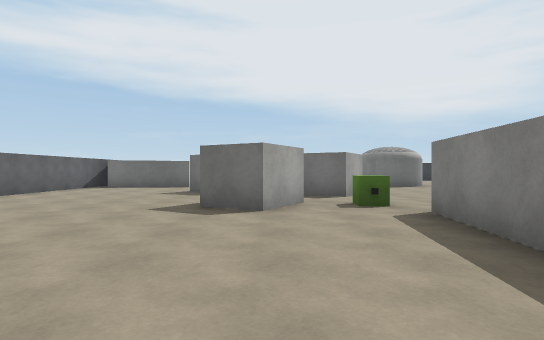
[1] (above)

22 first-person views from a walk through a scene from a Unity 3-D project. The camera is 1.2 m above the floor, looks level and sees 80° across. The floor is counted in squares, 2 m on a side. Each view is taken from the middle of a square. On the plan, view 1 faces up. The plan holds only what a view shows up to about 10 squares ahead; the rest is blank. Surface patterns are stand-ins for the level's own textures.

[2]
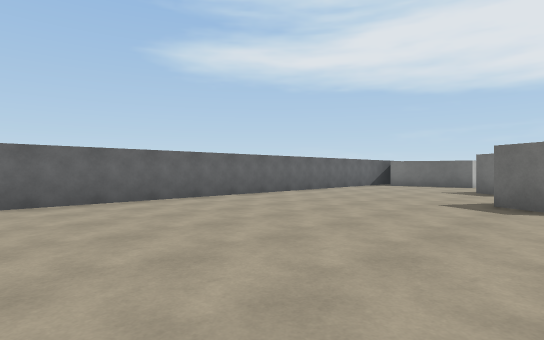

[3]
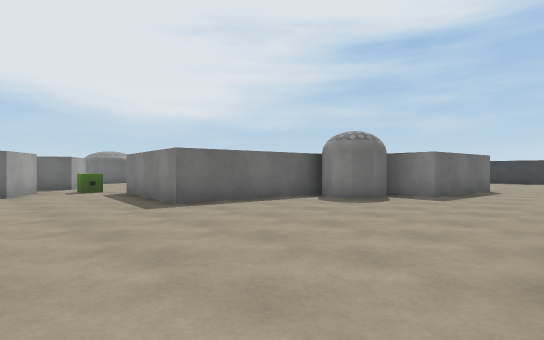

[4]
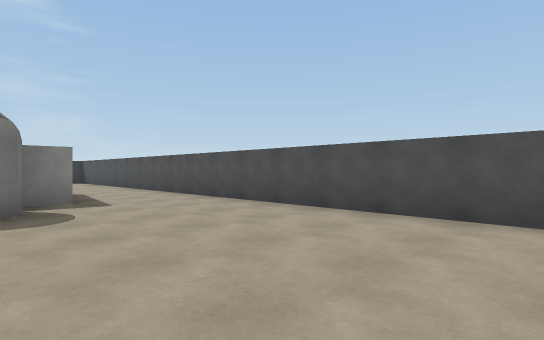

[5]
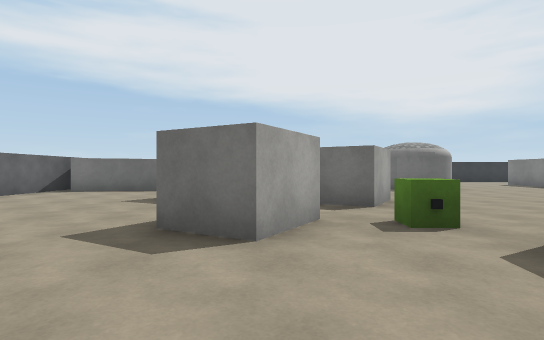

[6]
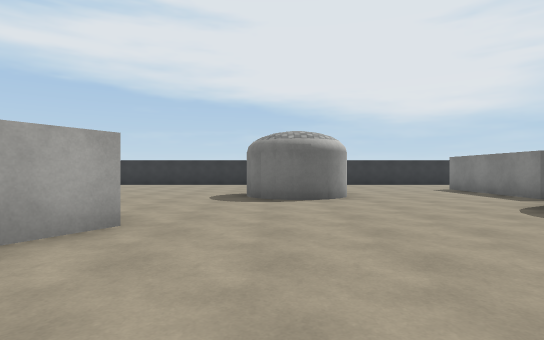

[7]
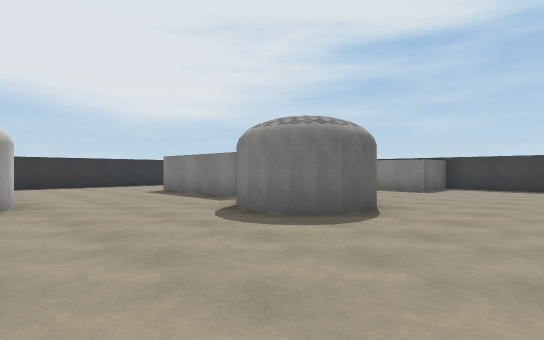

[8]
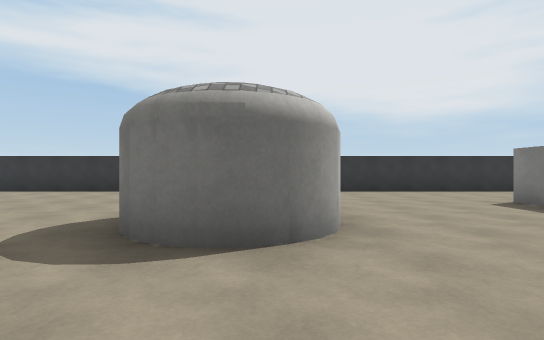

[9]
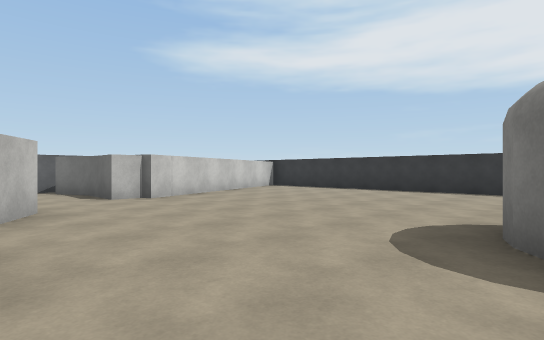

[10]
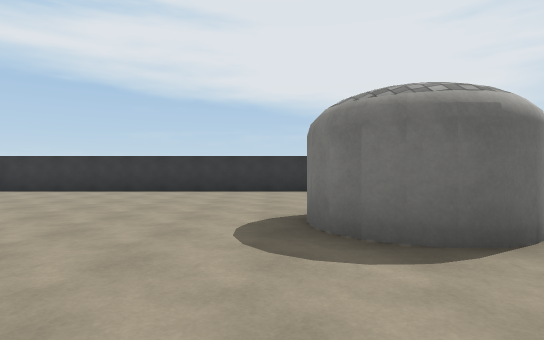

[11]
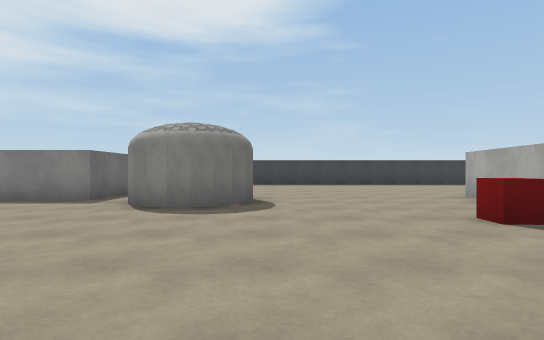

[12]
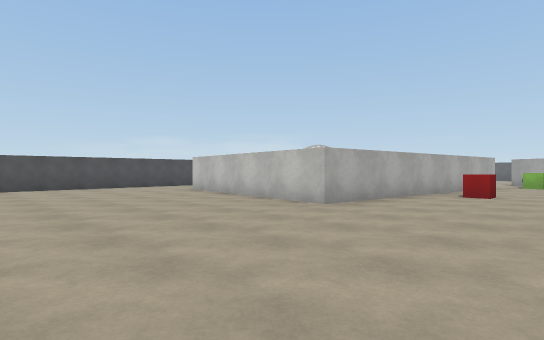

[13]
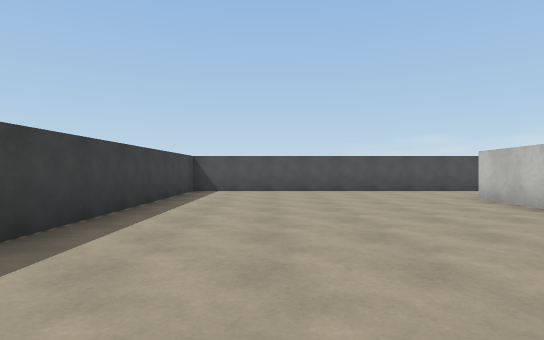

[14]
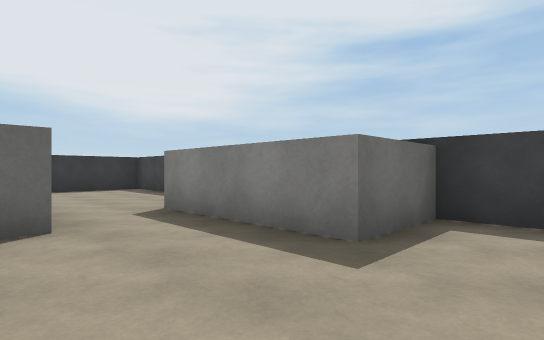

[15]
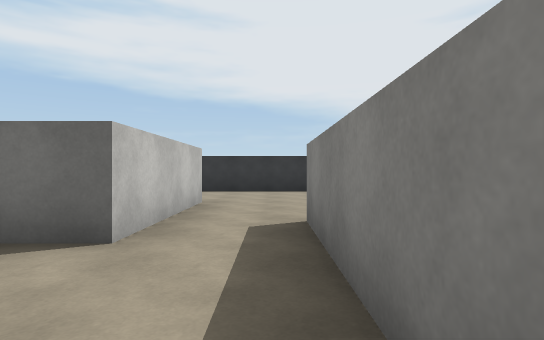

[16]
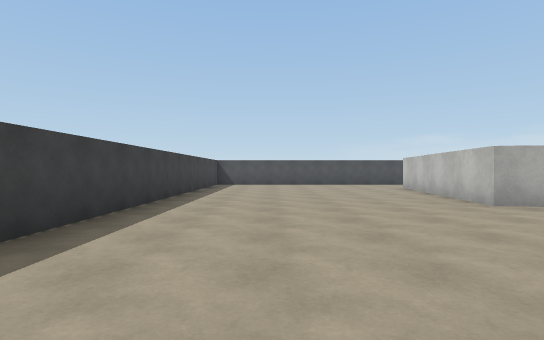

[17]
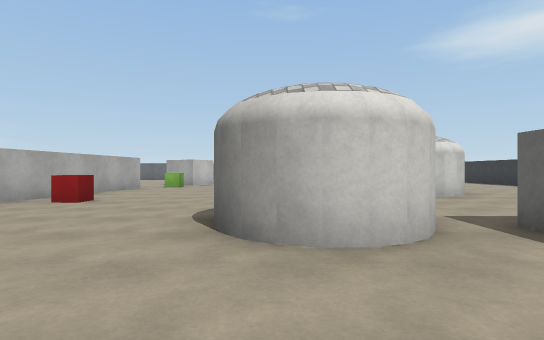

[18]
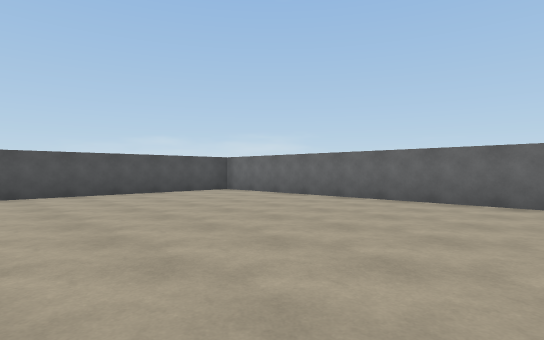

[19]
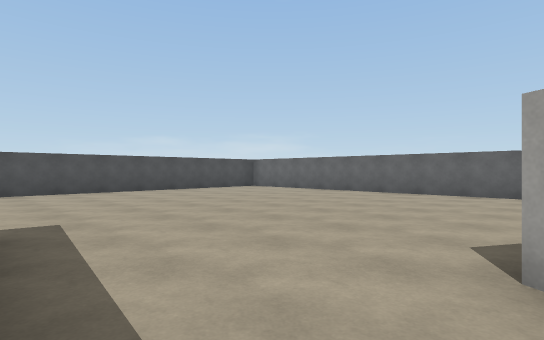

[20]
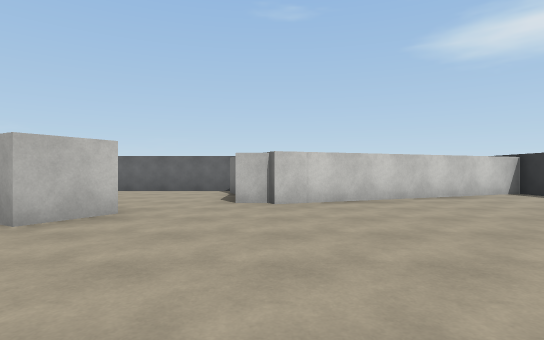

[21]
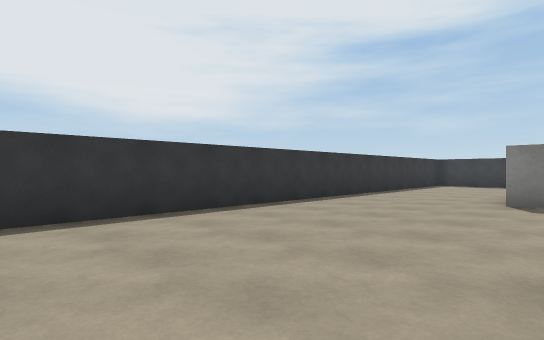

[22]
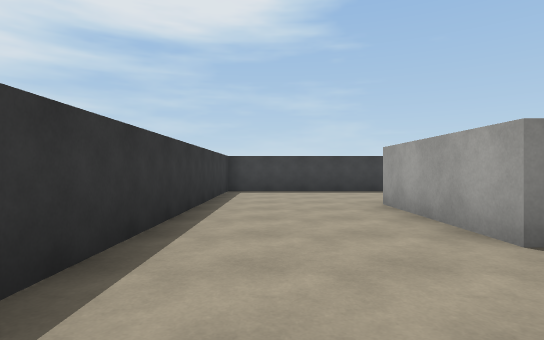

### Floor plan
Points are (right, up) in squares from view 1. A wall is a line through its corners. A room is listed if a view was taken in it or the views show most of it. See-through windows are left out.
Room 1 (views 1, 2, 3, 4, 5, 6, 7, 8, 9, 10, 11, 12, 13, 14, 15, 16, 17, 18, 19, 20, 21, 22)
walls: (3, 4.6) (10.3, 3.6) (9.6, -1.9) (6.4, -1.5) (6.6, -0.3); (8.2, 9.2) (8.2, 9.9); (8.9, 8.3) (8.4, 8.6); (8.2, 9.7) (8.3, 10.2); (8.3, 10) (8.5, 10.3) (8.8, 10.6); (9.3, 8.3) (8.8, 8.5); (4.9, 11.6) (4.4, 11.6); (4.1, 11.6) (3.6, 11.9); (5.3, 11.7) (4.6, 11.4) (3.9, 11.6); (3.8, 11.8) (3.6, 12.1) (3.4, 12.5); (5.6, 12.2) (5.4, 11.8) (5.1, 11.6); (10.4, 9) (10.2, 8.7) (9.8, 8.5); (10.5, 9.8) (10.5, 9.2); (10.3, 10.2) (10.6, 9.6) (10.3, 8.9); (5.6, 0.8) (1.9, 1.3) (2.3, 4.7); (5.6, 13.3) (5.7, 12.8); (9.5, 11.6) (9.5, 15) (12.7, 15) (12.7, 11.6) (9.5, 11.6); (-4.3, 11.4) (-5.5, 10.9); (-6.2, 12) (-6.2, -3.9); (16.2, 13.8) (16.2, 18.2) (-5.2, 18.2) (-2.8, 12.4); (-5.9, -4.2) (16.2, -4.2) (16.2, 9.4) (14.4, 9.4) (14.4, 12.9)
objects: block (-4, 12) to (-3, 12); block (-2, 8) to (-1, 10); block (-1, 5) to (0, 6); block (1, 8) to (2, 9); other object (2, 6); other object (7, 5)

Positions as (right, up) in squares from view 1, and headings:
1: (0, 0), facing up
2: (0, -1), facing up-left
3: (-1, -4), facing up-right
4: (0, 0), facing down-right
5: (0, 2), facing up
6: (4, 5), facing up
7: (5, 6), facing up-right
8: (5, 9), facing up
9: (4, 9), facing up-left
10: (3, 9), facing up
11: (3, 8), facing right
12: (15, 7), facing down-left
13: (14, 5), facing down
14: (12, 8), facing up-right
15: (14, 9), facing up
16: (14, 9), facing down
17: (13, 9), facing left
18: (0, 4), facing down-left
19: (2, 5), facing down-left
20: (3, 12), facing left
21: (3, 14), facing up-right
22: (7, 17), facing right
